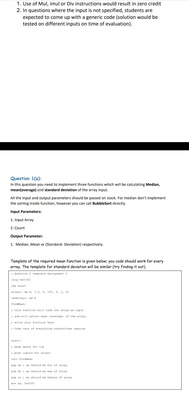
%> input picture Computer-Organization-and-Assembly-Language/Beginner/NASM/Problem(14)/WhatsApp Image 2021-11-17 at 7.55.41 PM.jpeg, 189 x 420 px, shrunk from 540 x 1200 before the run
$ octave --eval "result = rle('../../Computer-Organization-and-Assembly-Language/Beginner/NASM/Problem(14)/WhatsApp Image 2021-11-17 at 7.55.41 PM.jpeg');"   (GNU Octave 9; MATLAB toolbox functions it lacks are replaced by stand-ins)
%> lines starting %> are read from the running program, lines starting %| are printed output that depends on the picture; in (x1, y1, x2, y2) boxes, pixels count from 0 and x2, y2 are one past the last pixel; in counts of white or black regions, pixels touching at a corner belong together; the program's own positions count from 1
function[x] = rle(filename)
I=imread(filename);
%> I is the input picture: size 420x189x3 uint8; mean R, G, B 244.1, 244.2, 244.1
level=graythresh(I);
%> level = 0.635
bw=im2bw(I,level);
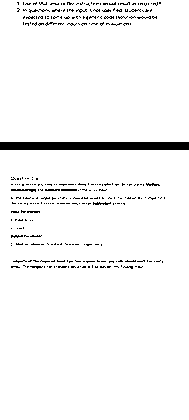
%> bw: size 420x189 logical; 96.1% white; 296 black regions (286 under 20 px), largest, box (x1, y1, x2, y2) and area: (0, 142, 189, 150) 1512, (11, 189, 36, 192) 49, (93, 202, 111, 205) 33
a=bw';
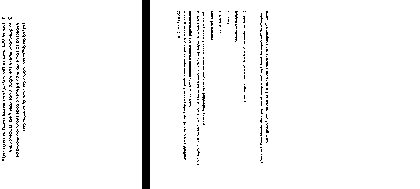
%> a: size 189x420 logical; 96.1% white; 296 black regions (286 under 20 px), largest, box (x1, y1, x2, y2) and area: (142, 0, 150, 189) 1512, (189, 11, 192, 36) 49, (202, 93, 205, 111) 33
a=a(:);
%> a = 79380 logical values, 76267 true
a=a';
a=double(a);
x(1)=a(1);
m=2;
x(m)=1;
for i=1:length(a)-1
    if a(i)==a(i+1)
        x(m)=x(m)+1;
    else
        m=m+1; x(m)=1;
    end
end
%> after the loop, m = 1630; x = 1630 values, max 28595 at index 1630, min 1 at index 1, mean 48.7

y=[];
for i=1:2:length(x)
    y=[y x(i)];
end
%> this loop made 815 passes
%> i on passes 17 to 19: 33, 35, 37
%> after the loop, y = 815 values, max 1512 at index 397, min 1 at index 1, mean 3.82
z=[];
for i=2:2:length(x)
    z=[z x(i)];
end
%> this loop made 815 passes
%> i on passes 17 to 19: 34, 36, 38
%> after the loop, z = 815 values, max 28595 at index 815, min 1 at index 5, mean 93.58
v=[];
for i=1:length(z)
    m=y(i);
    q=z(i);
    for j=1:m
        v=[v q];
    end
end
%> this loop made 815 passes
%> (m, q) on passes 1 to 3: (1, 395), (2, 4), (1, 12)
%> after the loop, v = 3114 values, max 28595 at index 3113, min 1 at index 6, mean 2517.9


originalSize = length(a);
%> originalSize = 79380
compressedSize = length(x);
%> compressedSize = 1630
%display('Original size: ', length(a));
compressedRatio = length(a)/length(x);
%> compressedRatio = 48.7
display(originalSize);
%| originalSize = 79380
display(compressedSize);
%| compressedSize = 1630
display(compressedRatio);
%| compressedRatio = 48.699
%> `result = rle('../../Computer-Organization-and-Assembly-Language/Beginn..`: result has the same summary as x in rle
